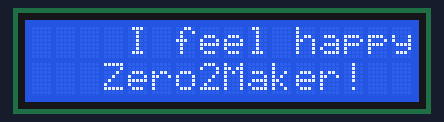
The sketch below on a simulated Arduino Uno, built with avr-gcc and run on an emulated ATmega328P. On the bench: 16×2 character LCD.

Above: at 0.1 s.
At 1.1 s:
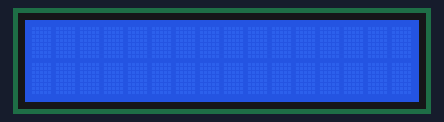

The sketch:

LCD_I2C_Display.ino
```cpp
/*
  Project: Liquid Crystal Display (LCD) with I2C Interface
  Description:
    - Displays messages on a 16x2 I2C LCD module.
    - Uses LiquidCrystal_I2C library for easy communication.
*/

#include <Wire.h>
#include <LiquidCrystal_I2C.h>

// Set the LCD address to 0x27 for a 16x2 display
LiquidCrystal_I2C lcd(0x27, 16, 2);

void setup() {
  lcd.begin();      // Initialize the LCD
  lcd.backlight();  // Turn on the backlight
}

void loop() {
  // Set cursor to column 3, row 1 (second line)
  lcd.setCursor(3, 1);
  lcd.print("Zero2Maker!");

  // Set cursor to column 4, row 0 (first line)
  lcd.setCursor(4, 0);
  lcd.print("I feel happy!");

  delay(1000);  // Display for 1 second

  // Clear the LCD display
  lcd.clear();
  delay(500);
}
```

Measured:
- what the display in image 1 shows lasts 0.5 s, from 1.1 s to 1.6 s
